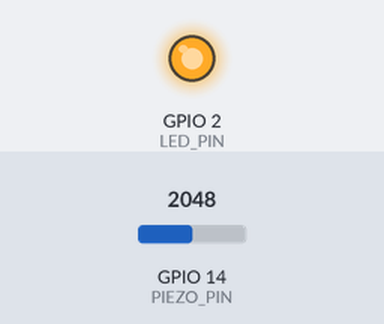
This sketch was run on a simulated ESP32. On the bench: output pins drawn as LEDs (lit = HIGH). Inputs (shaded band) come from the test bench; at power-on: GPIO 14 (PIEZO_PIN) = 2048. What the sketch prints to the serial monitor is not drawn.

Above: at 1.2 s.
1.3 s: GPIO 14 (PIEZO_PIN) set to 548
2.8 s: GPIO 14 (PIEZO_PIN) set to 447
At 3.4 s:
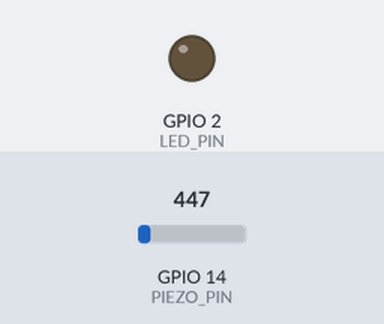
4.3 s: GPIO 14 (PIEZO_PIN) set to 540
At 5.5 s:
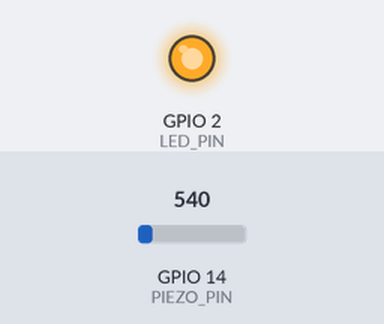
5.8 s: GPIO 14 (PIEZO_PIN) set to 491
At 6.8 s:
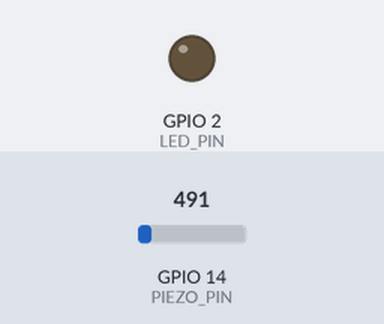
Timing chart, 0 to 8.3 s (numbered marks = the images above; inputs shaded):
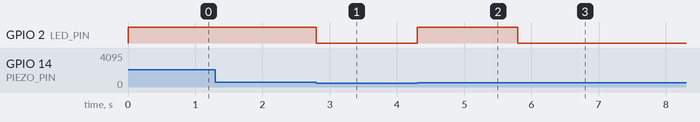

The sketch:

esp32-devkit-arduino-piezo-vibration-sensor.ino
```cpp
#define LED_PIN   2
#define PIEZO_PIN 14

int threshold = 500;

void setup()
{
  Serial.begin(115200);
  pinMode(LED_PIN, OUTPUT);
}

void loop()
{
  // Read piezo value
  int piezo = analogRead(PIEZO_PIN);
  // Print piezo value
  Serial.printf("Piezo: %d\n", piezo);

  // Turn on the led if the piezo value exceeds the threshold
  if (piezo >= threshold)
  {
    digitalWrite(LED_PIN, HIGH);
  }
  else
  {
    digitalWrite(LED_PIN, LOW);
  }
}
```

Measured:
- the behaviour switches between 500 and 499 on GPIO 14 (PIEZO_PIN) (found by bisection; images 0 and 1)
- after the input at 2.8 s, GPIO 2 (LED_PIN): HIGH → LOW at once
- after the input at 4.3 s, GPIO 2 (LED_PIN): LOW → HIGH at once
- after the input at 5.8 s, GPIO 2 (LED_PIN): HIGH → LOW at once
